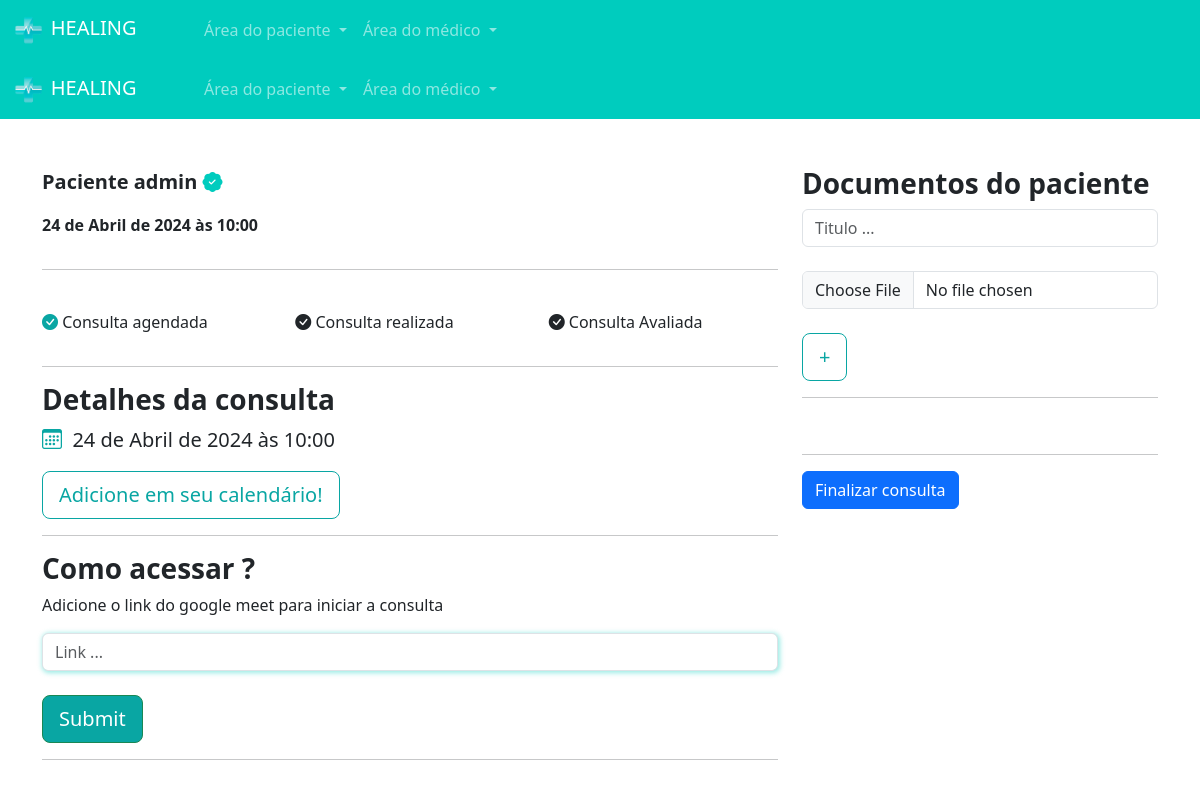
The app's page /medicos/consulta_area_medico/9/ (signed in) with its own data.
### paciente/models.py (models this page shows, shortened)
class Consulta(models.Model):
    status_choices = (
        ('A', 'Agendada'),
        ('F', 'Finalizada'),
        ('C', 'Cancelada'),
        ('I', 'Iniciada')
    )
    paciente = models.ForeignKey(User, on_delete=models.DO_NOTHING)
    data_aberta = models.ForeignKey(DatasAbertas, on_delete=models.DO_NOTHING)
    status = models.CharField(max_length=1, choices=status_choices, default='A')
    link = models.URLField(null=True, blank=True)

### medico/models.py (models this page shows, shortened)
class DatasAbertas(models.Model):
    data = models.DateTimeField()
    user = models.ForeignKey(User, on_delete=models.DO_NOTHING)
    agendado = models.BooleanField(default=False)

### medico/views.py (the view, shortened to what this page needs)
# urls.py: path('consulta_area_medico/<int:id_consulta>/', views.consulta_area_medico, name="consulta_area_medico"),
def consulta_area_medico(request, id_consulta):
    if not is_medico(request.user):
        messages.add_message(request, constants.WARNING, 'Somente médicos podem acessar essa página.')
        return redirect('/usuarios/sair')
    if request.method == "GET":
        consulta = Consulta.objects.get(id=id_consulta)
        return render(request, 'consulta_area_medico.html', {'consulta': consulta,'is_medico': is_medico(request.user)})

### medico/models.py (called while the page is built)
def is_medico(user):
    return DadosMedico.objects.filter(user=user).exists()

### medico/templates/consulta_area_medico.html (shortened to what this page needs)
{% extends "base.html" %}
{% load static %}
{% block 'head' %}
    <link rel="stylesheet" href="{% static 'medicos/css/abrir_horario.css' %}">
    <link rel="stylesheet" href="{% static 'usuarios/css/usuarios.css' %}">
    <link rel="stylesheet" href="{% static 'medicos/css/cadastro_medico.css' %}">
    <link rel="stylesheet" href="{% static 'pacientes/css/home.css' %}">
    <link rel="stylesheet" href="https://cdn.jsdelivr.net/npm/bootstrap-icons@1.11.3/font/bootstrap-icons.min.css">
{% endblock 'head' %}
{% block 'body' %}
    {% include "partials/navbar.html" %}
    <br><br>
    <div class="container">
        <div class="row">
            <div class="col-md-8">
                <div class="row">
                    <div class="col-md">
                        <p style="font-size: 20px" class="p-bold">Paciente {{consulta.paciente.username}} <i class="bi bi-patch-check-fill icon-main"></i></p>
                        <p class="p-bold">{{consulta.data_aberta.data}}</p>
                    </div>
                </div>
                <hr>
                <br>
                <div class="row">
                    <div class="col-md">
                        <p><i class="color-dark bi bi-check-circle-fill"></i> Consulta agendada</p>
                    </div>
                    <div class="col-md">
                        <p><i class="{% if consulta.status == 'F' %}color-dark{% endif %} bi bi-check-circle-fill"></i> Consulta realizada</p>
                    </div>
                    <div class="col-md">
                        <p><i class="bi bi-check-circle-fill"></i> Consulta Avaliada</p>
                    </div>
                </div>
                <hr>
                <h3 class="p-bold">Detalhes da consulta</h3>
                <p style="font-size:20px"><i class="bi bi-calendar3 color-dark"></i>&nbsp {{consulta.data_aberta.data}}</p>
                <a style="cursor: auto;" class="btn btn-dark-color-outline btn-lg">Adicione em seu calendário!</a>
                <hr>
                <h3 class="p-bold">Como acessar ?</h3>
                <p>Adicione o link do google meet para iniciar a consulta</p>
                <form action="{% url 'consulta_area_medico' consulta.id %}" method="POST">{% csrf_token %}
                    <input type="text" name="link" class="form-control shadow-main-color" id="" placeholder="Link ..." value="">
                    <br>
                    <input type="submit" class="btn btn-success btn-dark-color btn-lg">
                </form>
                <hr>
                <br>
                <br>
                <br>
                <br>
            </div>
            <div class="col-md">
                <h3 class="p-bold">Documentos do paciente</h3>
                <form action="" method="POST" enctype="multipart/form-data">
                    <input type="text" name="titulo" class="form-control" placeholder="Titulo ...">
                    <br>
                    <input type="file" name="documento" class="form-control">
                    <br>
                    <input type="submit" class="btn btn-dark-color-outline btn-lg" value="+">
                </form>
                <hr>
                <br>
                <hr>
                <a href="" class="btn btn-primary">Finalizar consulta</a>
            </div>
        </div>
    </div>
{% endblock 'body' %}

### templates/static/geral/css/base.css (style rules this page uses)
:root { --main-color: #00CCBE; --dark-color: #09A6A3; --contrast-color: #FFD686; }
.p-bold { font-weight: bold; }
.color-dark { color: var(--dark-color); }

### templates/static/usuarios/css/usuarios.css (style rules this page uses)
.btn-dark-color { background-color: var(--dark-color); color: white; }
.btn-dark-color-outline { border: 1px solid var(--dark-color); color: var(--dark-color) }

### templates/static/medicos/css/cadastro_medico.css (style rules this page uses)
.shadow-main-color { box-shadow: 1px 1px 5px 1px rgba(0, 204, 190,.4); }

### templates/static/pacientes/css/home.css (style rules this page uses)
.icon-main { color: var(--main-color); }

### records on screen
Consulta: paciente.username "admin", data_aberta.data "24 de Abril de 2024 às 10:00"
